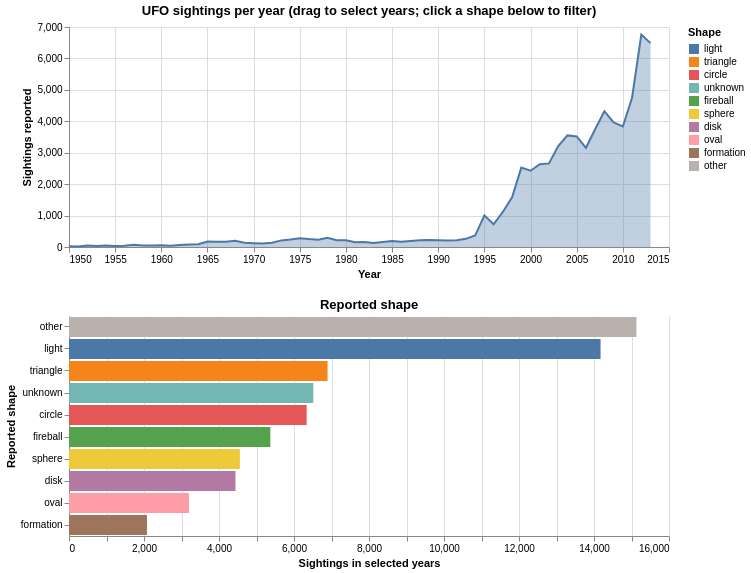

This figure's notebook cell:
### Code cell
shape_order = top_shapes + ["other"]
shape_color = alt.Color("shape_group:N", title="Shape",
                        scale=alt.Scale(domain=shape_order, scheme="tableau10"))

brush = alt.selection_interval(encodings=["x"], name="years")
shape_click = alt.selection_point(fields=["shape_group"], name="shape_pick")

timeline = alt.Chart(by_year_shape).mark_area(
    line={"color": "#4c78a8"}, color="#4c78a8", opacity=0.35
).encode(
    x=alt.X("year:Q", title="Year", axis=alt.Axis(format="d")),
    y=alt.Y("sum(sightings):Q", title="Sightings reported"),
    tooltip=[alt.Tooltip("year:Q", title="Year"),
             alt.Tooltip("sum(sightings):Q", title="Sightings")]
).transform_filter(
    shape_click
).add_params(
    brush
).properties(
    width=600, height=220,
    title="UFO sightings per year (drag to select years; click a shape below to filter)"
)

shape_bars = alt.Chart(by_year_shape).mark_bar().encode(
    x=alt.X("sum(sightings):Q", title="Sightings in selected years"),
    y=alt.Y("shape_group:N", title="Reported shape", sort="-x"),
    color=alt.condition(shape_click, shape_color, alt.value("lightgray")),
    tooltip=[alt.Tooltip("shape_group:N", title="Shape"),
             alt.Tooltip("sum(sightings):Q", title="Sightings")]
).transform_filter(
    brush
).add_params(
    shape_click
).properties(
    width=600, height=220,
    title="Reported shape"
)

plot1 = alt.vconcat(timeline, shape_bars).configure_view(stroke=None)
plot1

### Figure 1 — Vega-Lite specification as saved in the notebook (floating-point values rounded to 4 significant figures; data arrays with more than 128 entries replaced by an {"elided": "..."} marker saying what was removed)
{"config": {"view": {"continuousWidth": 300, "continuousHeight": 300, "stroke": null}}, "vconcat": [{"mark": {"type": "area", "color": "#4c78a8", "line": {"color": "#4c78a8"}, "opacity": 0.35}, "encoding": {"tooltip": [{"field": "year", "title": "Year", "type": "quantitative"}, {"aggregate": "sum", "field": "sightings", "title": "Sightings", "type": "quantitative"}], "x": {"axis": {"format": "d"}, "field": "year", "title": "Year", "type": "quantitative"}, "y": {"aggregate": "sum", "field": "sightings", "title": "Sightings reported", "type": "quantitative"}}, "height": 220, "name": "view_1", "title": "UFO sightings per year (drag to select years; click a shape below to filter)", "transform": [{"filter": {"param": "shape_pick"}}], "width": 600}, {"mark": {"type": "bar"}, "encoding": {"color": {"condition": {"param": "shape_pick", "field": "shape_group", "scale": {"domain": ["light", "triangle", "circle", "unknown", "fireball", "sphere", "disk", "oval", "formation", "other"], "scheme": "tableau10"}, "title": "Shape", "type": "nominal"}, "value": "lightgray"}, "tooltip": [{"field": "shape_group", "title": "Shape", "type": "nominal"}, {"aggregate": "sum", "field": "sightings", "title": "Sightings", "type": "quantitative"}], "x": {"aggregate": "sum", "field": "sightings", "title": "Sightings in selected years", "type": "quantitative"}, "y": {"field": "shape_group", "sort": "-x", "title": "Reported shape", "type": "nominal"}}, "height": 220, "name": "view_2", "title": "Reported shape", "transform": [{"filter": {"param": "years"}}], "width": 600}], "data": {"name": "data-625ad87baeaacc5ab26da4e59b728cf4"}, "params": [{"name": "years", "select": {"type": "interval", "encodings": ["x"]}, "views": ["view_1"]}, {"name": "shape_pick", "select": {"type": "point", "fields": ["shape_group"]}, "views": ["view_2"]}], "$schema": "https://vega.github.io/schema/vega-lite/v5.8.0.json", "datasets": {"data-625ad87baeaacc5ab26da4e59b728cf4": {"elided": "615 records"}}}
